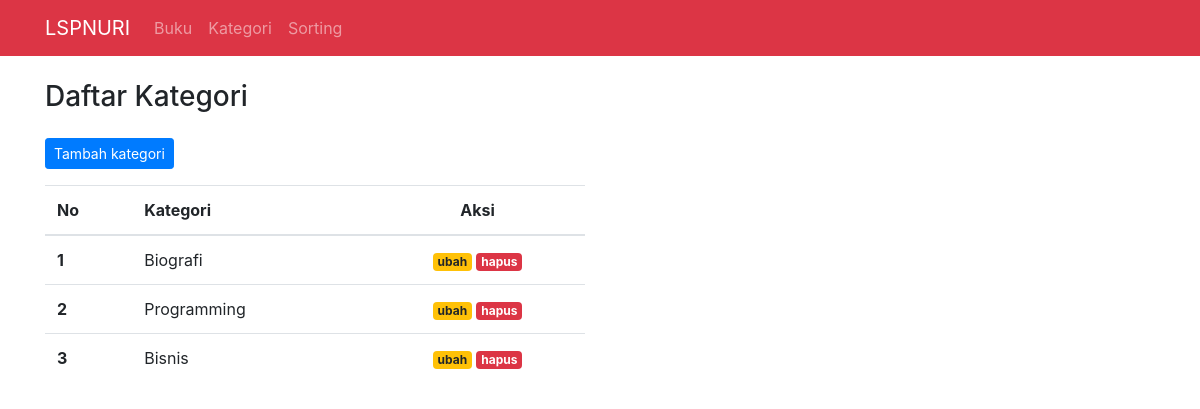
Before: /index.php/kategori with the older database file.
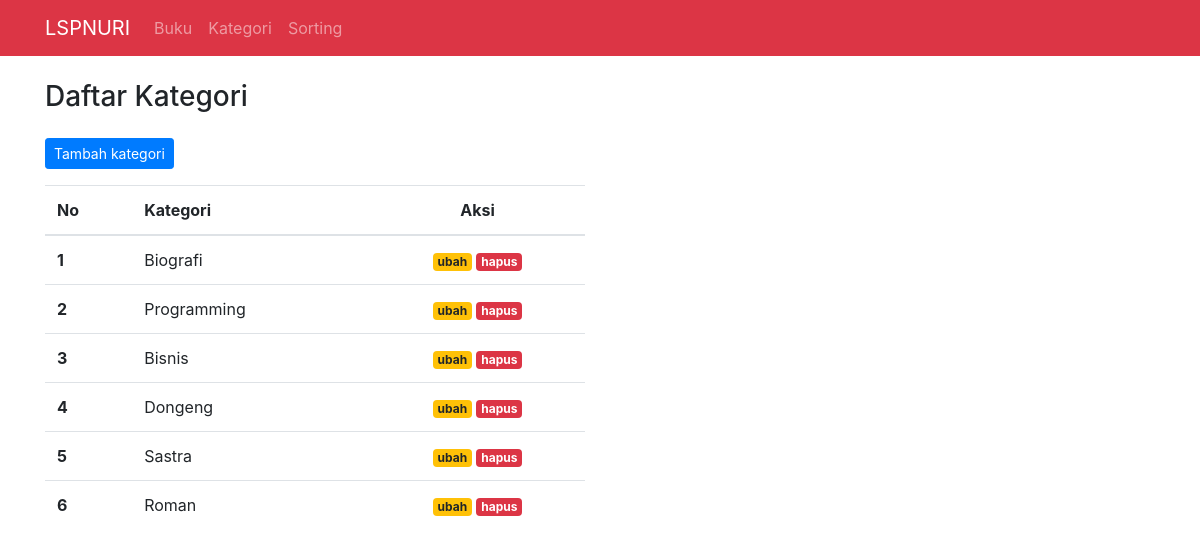
After: the same page with the newer database file.
### tables this page shows
CREATE TABLE `kategori` (
  `id_kategori` int(11) NOT NULL,
  `kategori` varchar(100) NOT NULL
);

### application/controllers/Kategori.php (called while the page is built, shortened)
<?php
class Kategori extends CI_Controller
{
    public function __construct()
    {
        $this->load->model('Kategori_model', 'kategori');
        $this->load->library('form_validation');
    }
    public function index()
    {
        $data['title']    = 'Daftar Kategori';
        $data['kategori'] = $this->kategori->getAllData();
        $this->load->view('templates/header', $data);
        $this->load->view('templates/navbar', $data);
        $this->load->view('kategori/index');
        $this->load->view('templates/footer');
    }
}
?>

### index.php (called while the page is built, shortened)
<?php
require_once BASEPATH.'core/CodeIgniter.php';

### application/models/Kategori_model.php (called while the page is built, shortened)
<?php
class Kategori_model extends CI_Model
{
    public function getAllData()
    {
        return $this->db->get('kategori')->result_array();
    }
}
?>

### application/views/kategori/index.php (the view, shortened to what this page needs)
<div class="container">
    <h3 class="my-4"><?= $title; ?></h3>
    <div class="row mb-3">
        <div class="col-lg-6">
            <a href="<?= base_url('kategori/tambahkategori') ?>" class="btn btn-primary btn-sm">Tambah kategori</a>
        </div>
    </div>
    <div class="row">
        <div class="col-lg-6">
            <table class="table">
                <thead>
                    <tr>
                        <th scope="col">No</th>
                        <th scope="col">Kategori</th>
                        <th scope="col" class="text-center">Aksi</th>
                    </tr>
                </thead>
                <tbody>
                    <?php $no = 1; ?>
                    <?php foreach($kategori as $k) : ?>
                        <tr>
                            <th scope="row"><?= $no++ ?></th>
                            <td><?= $k['kategori']; ?></td>
                            <td class="text-center">
                                <a href="<?= base_url('kategori/ubahKategori/') . $k['id_kategori']; ?>" class="badge badge-warning"><span class="fas fas-edit"></span> ubah</a>
                                <a href="#" data-toggle="modal" data-target="#hapuskategori<?= $k['id_kategori']; ?>"class="badge badge-danger"><span class="fas fas-trash"></span> hapus</a>
                            </td>
                        </tr>
                        <div class="modal fade" id="hapuskategori<?= $k['id_kategori']; ?>" tabindex="-1" aria-labelledby="hapuskategoriLabel" aria-hidden="true">
                    <?php endforeach ?>
                </tbody>
            </table>
        </div>
    </div>
</div>

### application/views/templates/header.php (shortened to what this page needs)
<!DOCTYPE html>
<html lang="en">
<head>
    <link rel="stylesheet" href="<?= base_url('assets/css/bootstrap.min.css') ?>">
</head>
<body>

### application/views/templates/navbar.php (shortened to what this page needs)
<nav class="navbar navbar-expand-md navbar-dark bg-danger">
    <div class="container">
        <a class="navbar-brand" href="<?= base_url('buku'); ?>">LSPNURI</a>
        <div class="collapse navbar-collapse" id="navbarCollapse">
            <ul class="navbar-nav mr-auto">
                <li class="nav-item">
                    <a class="nav-link" href="<?= base_url('buku'); ?>">Buku</a>
                </li>
                <li class="nav-item">
                    <a class="nav-link" href="<?= base_url('kategori'); ?>">Kategori</a>
                </li>
                <li class="nav-item">
                    <a class="nav-link" href="<?= base_url('sorting'); ?>">Sorting</a>
                </li>
            </ul>
        </div>
    </div>
</nav>

### application/views/templates/footer.php (shortened to what this page needs)
</body>
</html>

Changed rows visible on the page:
added kategori: kategori "Dongeng"
added kategori: kategori "Sastra"
added kategori: kategori "Roman"
